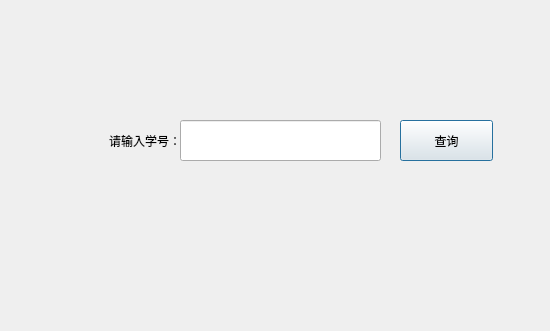
<?xml version="1.0" encoding="UTF-8"?>
<ui version="4.0">
 <class>QueryForm</class>
 <widget class="QDialog" name="QueryForm">
  <property name="geometry">
   <rect>
    <x>0</x>
    <y>0</y>
    <width>550</width>
    <height>331</height>
   </rect>
  </property>
  <property name="windowTitle">
   <string>查询学生</string>
  </property>
  <widget class="QLabel" name="m_idLabel">
   <property name="geometry">
    <rect>
     <x>90</x>
     <y>120</y>
     <width>91</width>
     <height>41</height>
    </rect>
   </property>
   <property name="text">
    <string>请输入学号：</string>
   </property>
   <property name="alignment">
    <set>Qt::AlignRight|Qt::AlignTrailing|Qt::AlignVCenter</set>
   </property>
  </widget>
  <widget class="QLineEdit" name="m_idLine">
   <property name="geometry">
    <rect>
     <x>180</x>
     <y>120</y>
     <width>201</width>
     <height>41</height>
    </rect>
   </property>
  </widget>
  <widget class="QPushButton" name="m_okBtn">
   <property name="geometry">
    <rect>
     <x>400</x>
     <y>120</y>
     <width>93</width>
     <height>41</height>
    </rect>
   </property>
   <property name="text">
    <string>查询</string>
   </property>
  </widget>
 </widget>
 <resources/>
 <connections/>
</ui>
